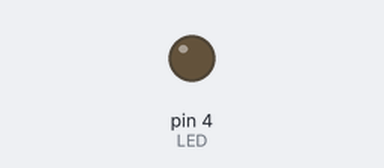
Bench run of a sketch on a simulated Arduino Uno, built with avr-gcc and run on an emulated ATmega328P. Parts: output pins drawn as LEDs (lit = HIGH).

Above: at 1.3 s.
At 10.2 s:
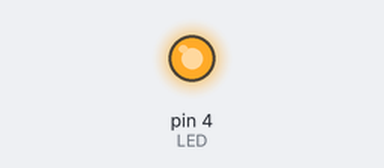
Timing chart, 0 to 10.7 s (numbered marks = the images above):
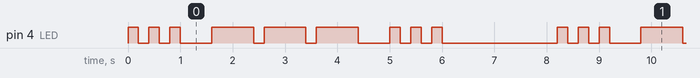

Measured:
- by itself, pin 4 (LED): repeats every 8.2 s: 2 × (LOW 0.20 s, HIGH 0.20 s), LOW 0.60 s, 2 × (HIGH 0.80 s, LOW 0.20 s), HIGH 0.80 s, LOW 0.60 s, 2 × (HIGH 0.20 s, LOW 0.20 s), HIGH 0.20 s, LOW 2.2 s, HIGH 0.20 s
- by itself, everything shown: repeats every 8.2 s, in 18 steps

The sketch:

SOS_LED.ino
```cpp
int LED = 4;

 void setup() {

  pinMode(LED,OUTPUT);
}

void loop() {


  for (int i=0; i <= 2; i++){
    digitalWrite(LED,HIGH);
    delay(200);
    digitalWrite(LED,LOW);
    delay(200);
  }
  delay(400);


  for (int i=0; i <= 2; i++){
    digitalWrite(LED,HIGH);
    delay(800);
    digitalWrite(LED,LOW);
    delay(200);
  }
  delay(400);


    for (int i=0; i <= 2; i++){
    digitalWrite(LED,HIGH);
    delay(200);
    digitalWrite(LED,LOW);
    delay(200);
  }
  delay(2000);

}
```
